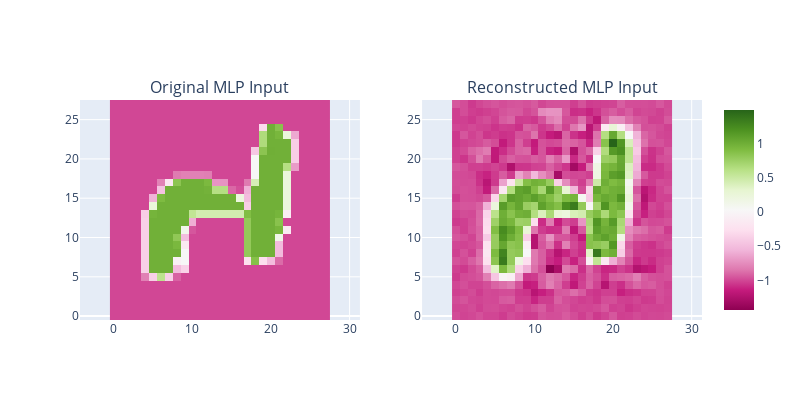

The notebook cell saved with this chart:
### Code cell
fig = make_subplots(
    rows=1, cols=2, subplot_titles=["Original MLP Input", "Reconstructed MLP Input"]
)

for i, img in enumerate([x[sample_idx], x_recon[sample_idx]], 1):
    fig.add_trace(px.imshow(img.reshape(28, 28)).data[0], row=1, col=i)

fig.update_layout(height=400, width=800, xaxis_scaleanchor="y", xaxis2_scaleanchor="y2")
fig.show()

print(f"Error: {F.mse_loss(x[sample_idx], x_recon[sample_idx], reduction='mean')}")

### Figure 1 — Plotly figure (JSON) as saved in the notebook; plotly's stock layout.template omitted (floating-point values rounded to 4 significant figures; data arrays with more than 128 entries replaced by an {"elided": "..."} marker saying what was removed)
{"data": [{"coloraxis": "coloraxis", "hovertemplate": "x: %{x}<br>y: %{y}<br>color: %{z}<extra></extra>", "name": "0", "type": "heatmap", "xaxis": "x", "yaxis": "y", "z": {"elided": "28x28 float values"}}, {"coloraxis": "coloraxis", "hovertemplate": "x: %{x}<br>y: %{y}<br>color: %{z}<extra></extra>", "name": "0", "type": "heatmap", "xaxis": "x2", "yaxis": "y2", "z": {"elided": "28x28 float values"}}], "layout": {"annotations": [{"font": {"size": 16}, "showarrow": false, "text": "Original MLP Input", "x": 0.225, "xanchor": "center", "xref": "paper", "y": 1, "yanchor": "bottom", "yref": "paper"}, {"font": {"size": 16}, "showarrow": false, "text": "Reconstructed MLP Input", "x": 0.775, "xanchor": "center", "xref": "paper", "y": 1, "yanchor": "bottom", "yref": "paper"}], "height": 400, "width": 800, "xaxis": {"anchor": "y", "domain": [0, 0.45], "scaleanchor": "y"}, "xaxis2": {"anchor": "y2", "domain": [0.55, 1], "scaleanchor": "y2"}, "yaxis": {"anchor": "x", "domain": [0, 1]}, "yaxis2": {"anchor": "x2", "domain": [0, 1]}}}
